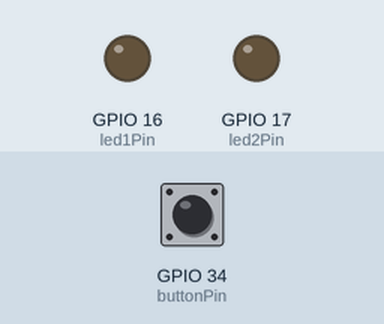
Recording of a sketch running on a simulated ESP32. Shown: output pins drawn as LEDs (lit = HIGH). The test bench sets the inputs (shaded band); at power-on: GPIO 34 (buttonPin) HIGH.

Above: at 1.2 s.
1.3 s: GPIO 34 (buttonPin) pulled LOW for 0.15 s
At 2.6 s:
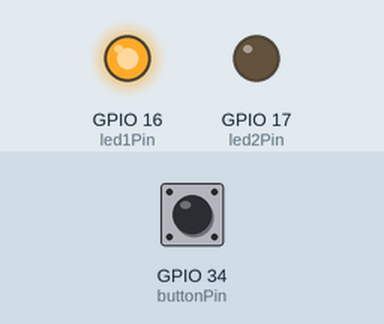
4.4 s: GPIO 34 (buttonPin) pulled LOW for 3.2 s
At 5.6 s:
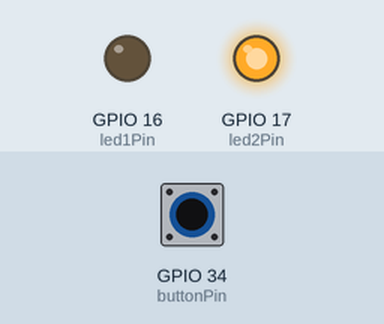
At 6.8 s:
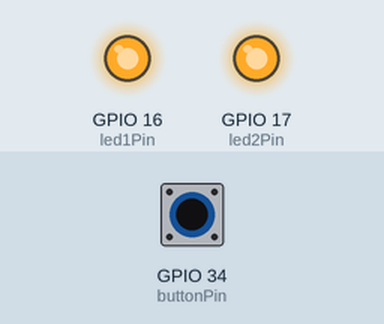
Timing chart, 0 to 15.1 s (numbered marks = the images above; inputs shaded):
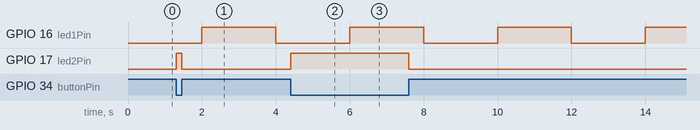

The sketch:

LN4_Ex1_millis.ino
```cpp
// set pin numbers
const int buttonPin = 34;  // the push button pin
const int led1Pin = 16;    // the LED1 pin
const int led2Pin = 17;    // the LED2 pin

// variable for storing the pushbutton status
int buttonState = LOW;
int led1State = LOW;
unsigned long previousMillis = 0;
const long interval = 2000; // 2 second

void setup() {
  pinMode(buttonPin, INPUT);
  pinMode(led1Pin, OUTPUT);
  pinMode(led2Pin, OUTPUT);
}

void loop() {
  // To turn on/off the LED1
  unsigned long currentMillis = millis();
  if (currentMillis - previousMillis >= interval) {
    // save the last time you blinked the LED
    previousMillis = currentMillis;
    if (led1State == LOW) {
      led1State = HIGH;
    } else {
      led1State = LOW;
    }
    digitalWrite(led1Pin, led1State);
  }

  // To turn on/off the LED2
  buttonState = digitalRead(buttonPin);
  if (buttonState == LOW) { // Press the switch
    digitalWrite(led2Pin, HIGH); // LED2 on
  } else {
    digitalWrite(led2Pin, LOW); // LED2 off
  }
}
```

Measured:
- after the input at 1.3 s, GPIO 17 (led2Pin): LOW → HIGH at once, → LOW 0.15 s later
- after the input at 4.4 s, GPIO 17 (led2Pin): LOW → HIGH at once, → LOW 3.2 s later
- by itself, GPIO 16 (led1Pin): alternates HIGH for 2.0 s and LOW for 2.0 s
